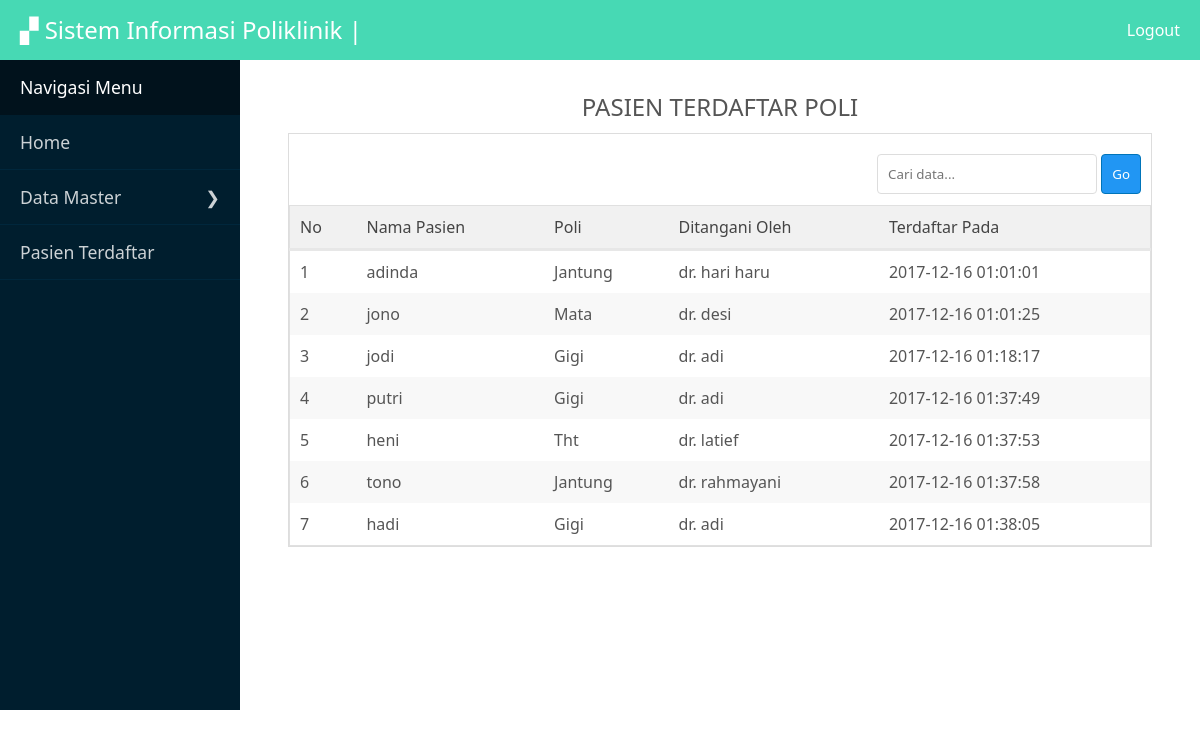
The app's page /panel/daftar.php with its own data.
### tables this page shows
CREATE TABLE `pendaftaran` (
  `id_pendaftaran` int(11) NOT NULL,
  `tanggal_daftar` timestamp NOT NULL DEFAULT CURRENT_TIMESTAMP ON UPDATE CURRENT_TIMESTAMP,
  `dokter` varchar(20) NOT NULL,
  `pasien` varchar(20) NOT NULL,
  `poli` varchar(20) NOT NULL,
  `ket` text NOT NULL
);

### Control.php (called while the page is built, shortened)
<?php
$link = mysqli_connect('localhost','root','','epoli');
function data($query){
	global $link;
	$result = mysqli_query($link,$query);
	return $result;
}
?>

### panel/daftar.php (the view, shortened to what this page needs)
<?php
require_once 'view/view.php';
require_once '../Control.php';
headku();
$query = "SELECT * FROM pendaftaran ORDER BY tanggal_daftar ASC ";
$read = data($query);
?>
<div class="bungkus">
    <?php sideku(); ?>
    <div class="main">
        <div class="isimain">
            <center style="padding: 10px;">
                <h2>PASIEN TERDAFTAR POLI</h2>
            </center>
            <div class="datatampil">
                <div class="add">
                    <form action="daftar.php" method="get" class="kanan">
                        <input type="text" name="cari" placeholder="Cari data...">
                        <button class="biru">Go</button>
                    </form>
                </div>
                <label for="" class="clear"></label>
                <table class="full">
                    <thead>
                        <tr>
                            <td>No</td>
                            <td>Nama Pasien</td>
                            <td>Poli</td>
                            <td>Ditangani Oleh</td>
                            <td>Terdaftar Pada</td>
                        </tr>
                    </thead>
                    <tbody>
                        <?php
                        $no = 0;
                        while ($row = mysqli_fetch_assoc($read)) {
                            $no++;
                            ?>
                        <tr>
                            <td>
                                <?= $no ?>
                            </td>
                            <td>
                                <?= $row['pasien']; ?>
                            </td>
                            <td>
                                <?= $row['poli']; ?>
                            </td>
                            <td>dr.
                                <?= $row['dokter']; ?>
                            </td>
                            <td>
                                <?= $row['tanggal_daftar']; ?>
                            </td>
                        </tr>
                        <?php } ?>
                    </tbody>
                </table>
            </div>
        </div>
    </div>
    <?php footerku(); ?>

### panel/view/view.php (shortened to what this page needs)
<?php function headku()
{ ?>
<!DOCTYPE html>
<html lang="en">
    <head>
        <link rel="stylesheet" href="../style.css">
    </head>
    <body>
        <div class="head">
            <h2 class="kiri">&#9630; Sistem Informasi Poliklinik | </h2>
            <a href="logout.php" class="kanan"><span>Logout</span></a>
        </div>
        <?php } ?>
        <?php function sideku()
        { ?>
        <div class="side">
            <span style="background: #01121C; border:none; color: #fff;">Navigasi Menu</span>
            <a href="index.php"><span>Home</span></a>
            <span onclick="buka();">Data Master<b class="kanan">&#10095;</b> </span>
            <a href="daftar.php"><span>Pasien Terdaftar</span></a>
        </div>
        <?php } ?>
        <?php function footerku()
        { ?>
    </body>
</html>
<?php } ?>

### style.css (style rules this page uses)
* { margin: 0; padding: 0; font-family: 'Century Gothic', 'Segoe UI', sans-serif; box-sizing: border-box; text-decoration: none; font-weight: normal; }
body { background: #fff; font-size: 16px; color: #555; }
nav, h1, h2, h3, h4, p, b { display: block; }
input, textarea, button, select { padding: 10px; border: 1px solid #ddd; border-radius: 4px; background: #fff; }
input[type="submit"], input[type="reset"], button, select { cursor: pointer; }
label { padding: 3px 0px; display: block; margin: 5px 0px; }
.full { width: 100%; }
.kanan { float: right; }
.kiri { float: left; }
.clear { clear: both; }
.biru { background: #2196f3; color: #fff; border: 1px solid #0074b9; }
table { border-collapse: collapse; width: 100%; border: 1px solid #e0e0e0; }
table td { padding: 10px; }
table thead { background: #f1f1f1; color: #444; border-bottom: 3px solid #e7e7e7; }
table tbody tr:nth-child(even) { background: #f8f8f8; }
.back, .add { padding: 20px 10px; }
.bungkus { width: 100%; height: auto; overflow: hidden; margin: 0 auto; background: #001E2E; }
.side { width: 20%; float: left; font-size: 1.1em; height: auto; color: #fff; }
.main { width: 80%; float: right; min-height: 650px; background: #fff; }
.head { height: 60px; line-height: 60px; background: #47D9B4; padding: 0px 20px; color: #fff; }
.head a { color: #fff; font-weight: bold; }
.isimain { width: 90%; margin: 20px auto; }
.side span, #myside a { display: block; height: 55px; line-height: 55px; color: rgba(255, 255, 255, 0.8); cursor: pointer; padding: 0px 20px; border-bottom: 0.5px solid #00273C; }
.datatampil { width: 100%; margin: 0 auto; background: #fff; border: 1px solid #ddd; }

### records on screen
pendaftaran: pasien "adinda", poli "Jantung", dokter "hari haru", tanggal_daftar "2017-12-16 01:01:01"
pendaftaran: pasien "jono", poli "Mata", dokter "desi", tanggal_daftar "2017-12-16 01:01:25"
pendaftaran: pasien "jodi", poli "Gigi", dokter "adi", tanggal_daftar "2017-12-16 01:18:17"
pendaftaran: pasien "putri", poli "Gigi", dokter "adi", tanggal_daftar "2017-12-16 01:37:49"
pendaftaran: pasien "heni", poli "Tht", dokter "latief", tanggal_daftar "2017-12-16 01:37:53"
pendaftaran: pasien "tono", poli "Jantung", dokter "rahmayani", tanggal_daftar "2017-12-16 01:37:58"
pendaftaran: pasien "hadi", poli "Gigi", dokter "adi", tanggal_daftar "2017-12-16 01:38:05"
